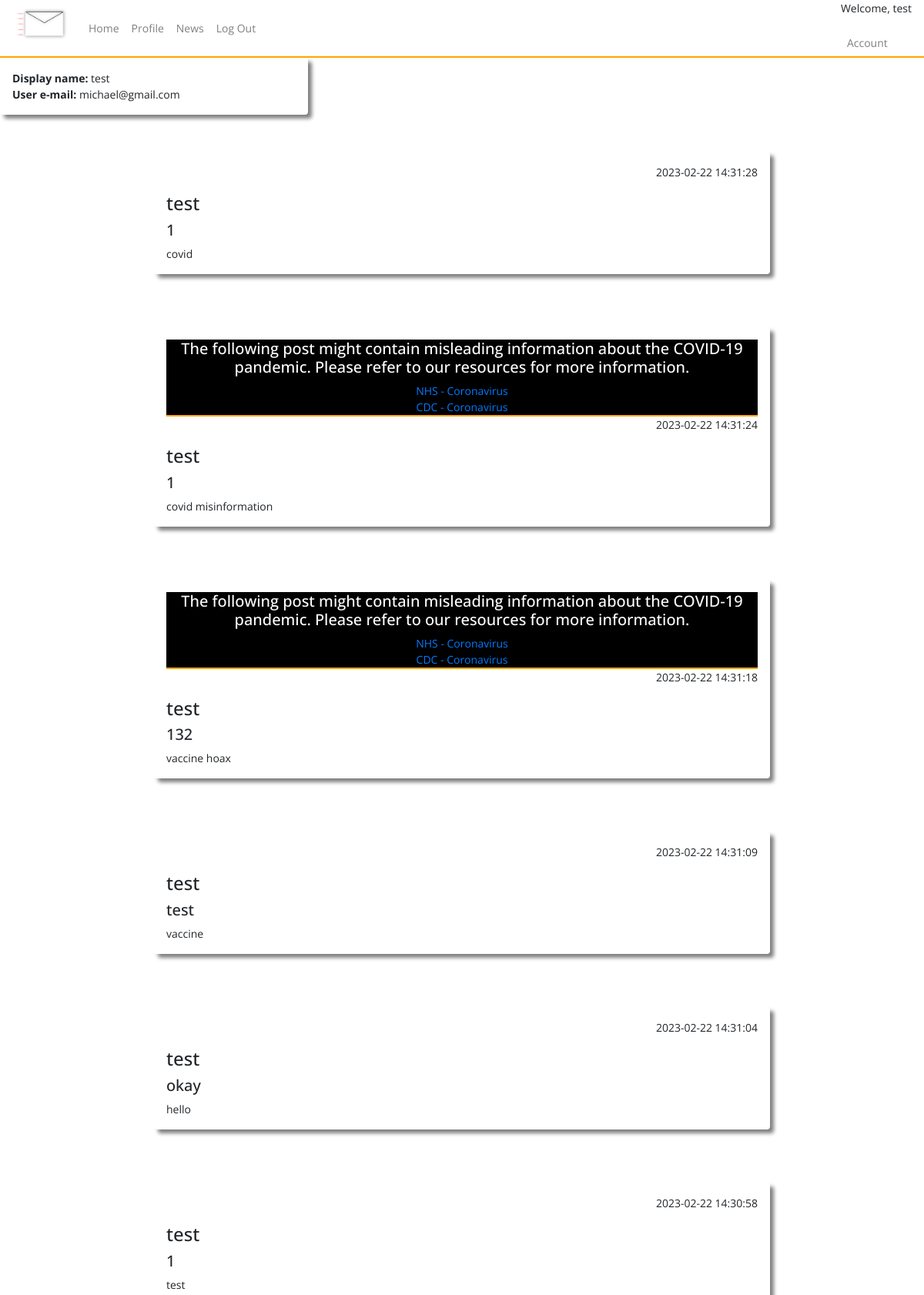
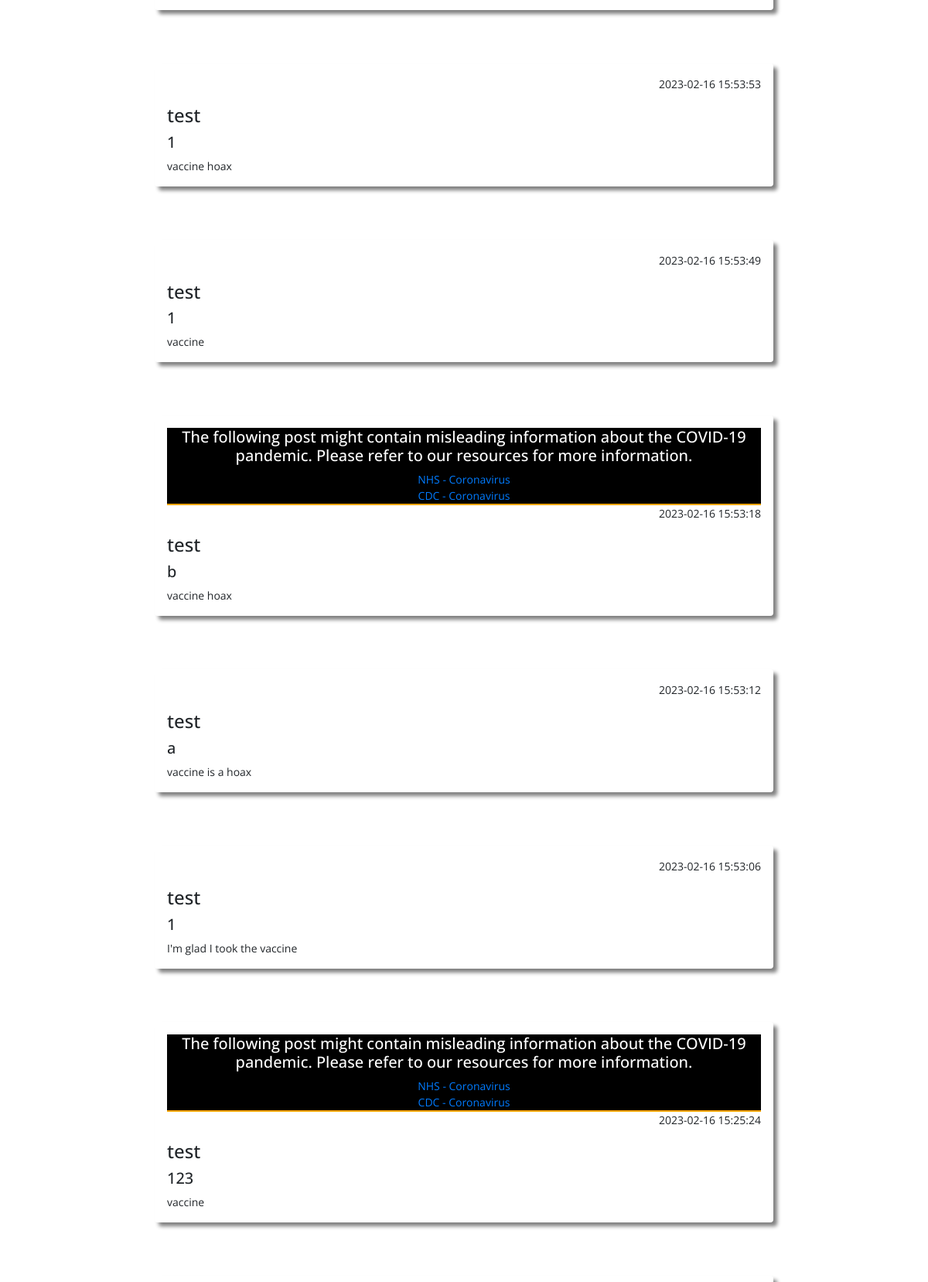
The page /profile (signed in, upper part) on the database its author committed (2 pictures, top to bottom).
### tables this page shows
CREATE TABLE users (
    ID INTEGER PRIMARY KEY AUTOINCREMENT,
    username TEXT NOT NULL,
    password TEXT NOT NULL,
    email TEXT NOT NULL UNIQUE
, user_type VARCHAR, whitelisted text, blacklisted text);

CREATE TABLE posts (
    ID INTEGER PRIMARY KEY AUTOINCREMENT,
    title TEXT NOT NULL,
    content TEXT NOT NULL,
    by_user TEXT NOT NULL,
    created_at timestamp default current_timestamp
, userID integer, flagged text, blacklisted text);

### app.py (the view)
@app.route("/profile")
def profile():
    if not session.get('username'):
        return redirect(url_for('home'))
    user=query_db('SELECT * FROM users WHERE username = ?', [session['username']], True)
    user_posts=query_db('SELECT * FROM posts WHERE by_user = ? ORDER BY created_at DESC', [session['username']])
    return render_template('profile.html', user = user, user_posts = user_posts)

### app.py (called while the page is built)
def query_db(query, args=(), one=False):
    con = g._database = sqlite3.connect(DATABASE)
    con.row_factory = sqlite3.Row
    cur = con.execute(query, args)
    rv = cur.fetchall()
    cur.close()
    return (rv[0] if rv else None) if one else rv

### templates/profile.html (shortened to what this page needs)
{% include "layout.html" %}
{% include "nav.html" %}
<div class="container-fluid">
    <div class="row h-500">
        <div class="col-4 shadow p-3 mb-5 rounded">
            <b>Display name:</b> {{ user.username }}<br>
            <b>User e-mail:</b> {{ user.email }}
        </div>
    </div>
    {% for user_post in user_posts %}
    <div class="shadow mx-auto posts p-3 mb-5 rounded">
        {% if user_post.flagged == "yes" %}
        <div class="flagged_post">
          <h5>The following post might contain misleading information about the COVID-19 pandemic. Please refer to our resources for more information.</h5>
          <a href="https://www.nhs.uk/conditions/coronavirus-covid-19/">NHS - Coronavirus </a><br>
          <a href="https://www.cdc.gov/coronavirus/2019-ncov/index.html">CDC - Coronavirus</a>
        </div>
        {% endif %}
    <p align="right">{{  user_post.created_at  }}</p>
    <h4>{{ user_post.by_user }}</h4>
    <h5>{{ user_post.title }}</h5>
    {{ user_post.content }}<br/>
    </div>
    <br/>
    {% endfor %}
</div>

### static/css/style.css (style rules this page uses)
.shadow { box-shadow: 5px 5px 5px grey; }
.posts { width: 800px; }
.flagged_post { text-align: center; background-color: black; color: white; border-bottom: 2px solid orange; height: auto; width: auto; }

### rows shown on the page
users: username "test", email "michael@gmail.com"
posts: created_at "2023-02-22 14:31:28", by_user "test", title "1", content "covid"
posts: flagged "NHS - Coronavirus", created_at "2023-02-22 14:31:24", by_user "test", title "1", content "covid misinformation"
posts: flagged "NHS - Coronavirus", created_at "2023-02-22 14:31:18", by_user "test", title "132", content "vaccine hoax"
posts: created_at "2023-02-22 14:31:09", by_user "test", title "test", content "vaccine"
posts: created_at "2023-02-22 14:31:04", by_user "test", title "okay", content "hello"
posts: created_at "2023-02-22 14:30:58", by_user "test", title "1", content "test"
posts: created_at "2023-02-16 15:53:53", by_user "test", title "1", content "vaccine hoax"
posts: created_at "2023-02-16 15:53:49", by_user "test", title "1", content "vaccine"
posts: flagged "NHS - Coronavirus", created_at "2023-02-16 15:53:18", by_user "test", title "b", content "vaccine hoax"
posts: created_at "2023-02-16 15:53:12", by_user "test", title "a", content "vaccine is a hoax"
posts: created_at "2023-02-16 15:53:06", by_user "test", title "1", content "I'm glad I took the vaccine"
posts: flagged "NHS - Coronavirus", created_at "2023-02-16 15:25:24", by_user "test", title "123", content "vaccine"

### other values the page prints
{{ session.username }} "test"
